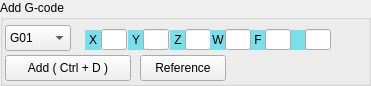
   <widget class="QGroupBox" name="gbAddGcode">
    <property name="geometry">
     <rect>
      <x>920</x>
      <y>15</y>
      <width>371</width>
      <height>86</height>
     </rect>
    </property>
    <property name="title">
     <string>Add G-code</string>
    </property>
    <widget class="QLabel" name="lbAg1">
     <property name="geometry">
      <rect>
       <x>85</x>
       <y>30</y>
       <width>16</width>
       <height>20</height>
      </rect>
     </property>
     <property name="styleSheet">
      <string notr="true">background-color: rgb(124, 221, 235);</string>
     </property>
     <property name="text">
      <string>X</string>
     </property>
     <property name="alignment">
      <set>Qt::AlignCenter</set>
     </property>
    </widget>
    <widget class="QLineEdit" name="leAg6">
     <property name="geometry">
      <rect>
       <x>305</x>
       <y>29</y>
       <width>26</width>
       <height>21</height>
      </rect>
     </property>
     <property name="text">
      <string/>
     </property>
     <property name="readOnly">
      <bool>false</bool>
     </property>
    </widget>
    <widget class="QLabel" name="lbAg2">
     <property name="geometry">
      <rect>
       <x>128</x>
       <y>30</y>
       <width>16</width>
       <height>20</height>
      </rect>
     </property>
     <property name="styleSheet">
      <string notr="true">background-color: rgb(124, 221, 235);</string>
     </property>
     <property name="text">
      <string>Y</string>
     </property>
     <property name="alignment">
      <set>Qt::AlignCenter</set>
     </property>
    </widget>
    <widget class="QLineEdit" name="leAg5">
     <property name="geometry">
      <rect>
       <x>265</x>
       <y>29</y>
       <width>26</width>
       <height>21</height>
      </rect>
     </property>
     <property name="text">
      <string/>
     </property>
     <property name="readOnly">
      <bool>false</bool>
     </property>
    </widget>
    <widget class="QLabel" name="lbAg3">
     <property name="geometry">
      <rect>
       <x>170</x>
       <y>30</y>
       <width>16</width>
       <height>20</height>
      </rect>
     </property>
     <property name="styleSheet">
      <string notr="true">background-color: rgb(124, 221, 235);</string>
     </property>
     <property name="text">
      <string>Z</string>
     </property>
     <property name="alignment">
      <set>Qt::AlignCenter</set>
     </property>
    </widget>
    <widget class="QLabel" name="lbAg5">
     <property name="geometry">
      <rect>
       <x>250</x>
       <y>30</y>
       <width>16</width>
       <height>20</height>
      </rect>
     </property>
     <property name="styleSheet">
      <string notr="true">background-color: rgb(124, 221, 235);</string>
     </property>
     <property name="text">
      <string>F</string>
     </property>
     <property name="alignment">
      <set>Qt::AlignCenter</set>
     </property>
    </widget>
    <widget class="QLabel" name="lbAg6">
     <property name="geometry">
      <rect>
       <x>290</x>
       <y>30</y>
       <width>16</width>
       <height>20</height>
      </rect>
     </property>
     <property name="styleSheet">
      <string notr="true">background-color: rgb(124, 221, 235);</string>
     </property>
     <property name="text">
      <string/>
     </property>
    </widget>
    <widget class="QLineEdit" name="leAg3">
     <property name="geometry">
      <rect>
       <x>185</x>
       <y>29</y>
       <width>26</width>
       <height>21</height>
      </rect>
     </property>
     <property name="text">
      <string/>
     </property>
     <property name="readOnly">
      <bool>false</bool>
     </property>
    </widget>
    <widget class="QLabel" name="lbAg4">
     <property name="geometry">
      <rect>
       <x>210</x>
       <y>30</y>
       <width>16</width>
       <height>20</height>
      </rect>
     </property>
     <property name="styleSheet">
      <string notr="true">background-color: rgb(124, 221, 235);</string>
     </property>
     <property name="text">
      <string>W</string>
     </property>
     <property name="alignment">
      <set>Qt::AlignCenter</set>
     </property>
    </widget>
    <widget class="QLineEdit" name="leAg4">
     <property name="geometry">
      <rect>
       <x>225</x>
       <y>29</y>
       <width>26</width>
       <height>21</height>
      </rect>
     </property>
     <property name="text">
      <string/>
     </property>
     <property name="readOnly">
      <bool>false</bool>
     </property>
    </widget>
    <widget class="QLineEdit" name="leAg2">
     <property name="geometry">
      <rect>
       <x>143</x>
       <y>29</y>
       <width>26</width>
       <height>21</height>
      </rect>
     </property>
     <property name="text">
      <string/>
     </property>
     <property name="readOnly">
      <bool>false</bool>
     </property>
    </widget>
    <widget class="QLineEdit" name="leAg1">
     <property name="geometry">
      <rect>
       <x>101</x>
       <y>29</y>
       <width>26</width>
       <height>21</height>
      </rect>
     </property>
     <property name="font">
      <font>
       <pointsize>8</pointsize>
      </font>
     </property>
     <property name="text">
      <string/>
     </property>
     <property name="readOnly">
      <bool>false</bool>
     </property>
    </widget>
    <widget class="QPushButton" name="pbGcodeReference">
     <property name="geometry">
      <rect>
       <x>140</x>
       <y>55</y>
       <width>86</width>
       <height>26</height>
      </rect>
     </property>
     <property name="toolTip">
      <string extracomment="Accel">Gcode Reference</string>
     </property>
     <property name="text">
      <string>Reference</string>
     </property>
     <property name="icon">
      <iconset>
       <normaloff>icon/Help_16px.png</normaloff>icon/Help_16px.png</iconset>
     </property>
    </widget>
    <widget class="QPushButton" name="pbAddGcode">
     <property name="geometry">
      <rect>
       <x>5</x>
       <y>55</y>
       <width>126</width>
       <height>26</height>
      </rect>
     </property>
     <property name="text">
      <string>Add ( Ctrl + D )</string>
     </property>
     <property name="icon">
      <iconset>
       <normaloff>icon/new.png</normaloff>icon/new.png</iconset>
     </property>
     <property name="shortcut">
      <string>Ctrl+D</string>
     </property>
     <property name="autoDefault">
      <bool>false</bool>
     </property>
     <property name="default">
      <bool>false</bool>
     </property>
     <property name="flat">
      <bool>false</bool>
     </property>
    </widget>
    <widget class="QComboBox" name="cbGcode">
     <property name="geometry">
      <rect>
       <x>5</x>
       <y>25</y>
       <width>66</width>
       <height>26</height>
      </rect>
     </property>
     <item>
      <property name="text">
       <string>G01</string>
      </property>
     </item>
     <item>
      <property name="text">
       <string>G02</string>
      </property>
     </item>
     <item>
      <property name="text">
       <string>G03</string>
      </property>
     </item>
     <item>
      <property name="text">
       <string>G05</string>
      </property>
     </item>
     <item>
      <property name="text">
       <string>G28</string>
      </property>
     </item>
     <item>
      <property name="text">
       <string>M03</string>
      </property>
     </item>
     <item>
      <property name="text">
       <string>M04</string>
      </property>
     </item>
     <item>
      <property name="text">
       <string>M05</string>
      </property>
     </item>
     <item>
      <property name="text">
       <string>M204</string>
      </property>
     </item>
    </widget>
    <zorder>lbAg1</zorder>
    <zorder>lbAg2</zorder>
    <zorder>lbAg3</zorder>
    <zorder>lbAg5</zorder>
    <zorder>lbAg6</zorder>
    <zorder>leAg3</zorder>
    <zorder>lbAg4</zorder>
    <zorder>leAg4</zorder>
    <zorder>leAg2</zorder>
    <zorder>leAg1</zorder>
    <zorder>pbGcodeReference</zorder>
    <zorder>pbAddGcode</zorder>
    <zorder>cbGcode</zorder>
    <zorder>leAg6</zorder>
    <zorder>leAg5</zorder>
   </widget>
